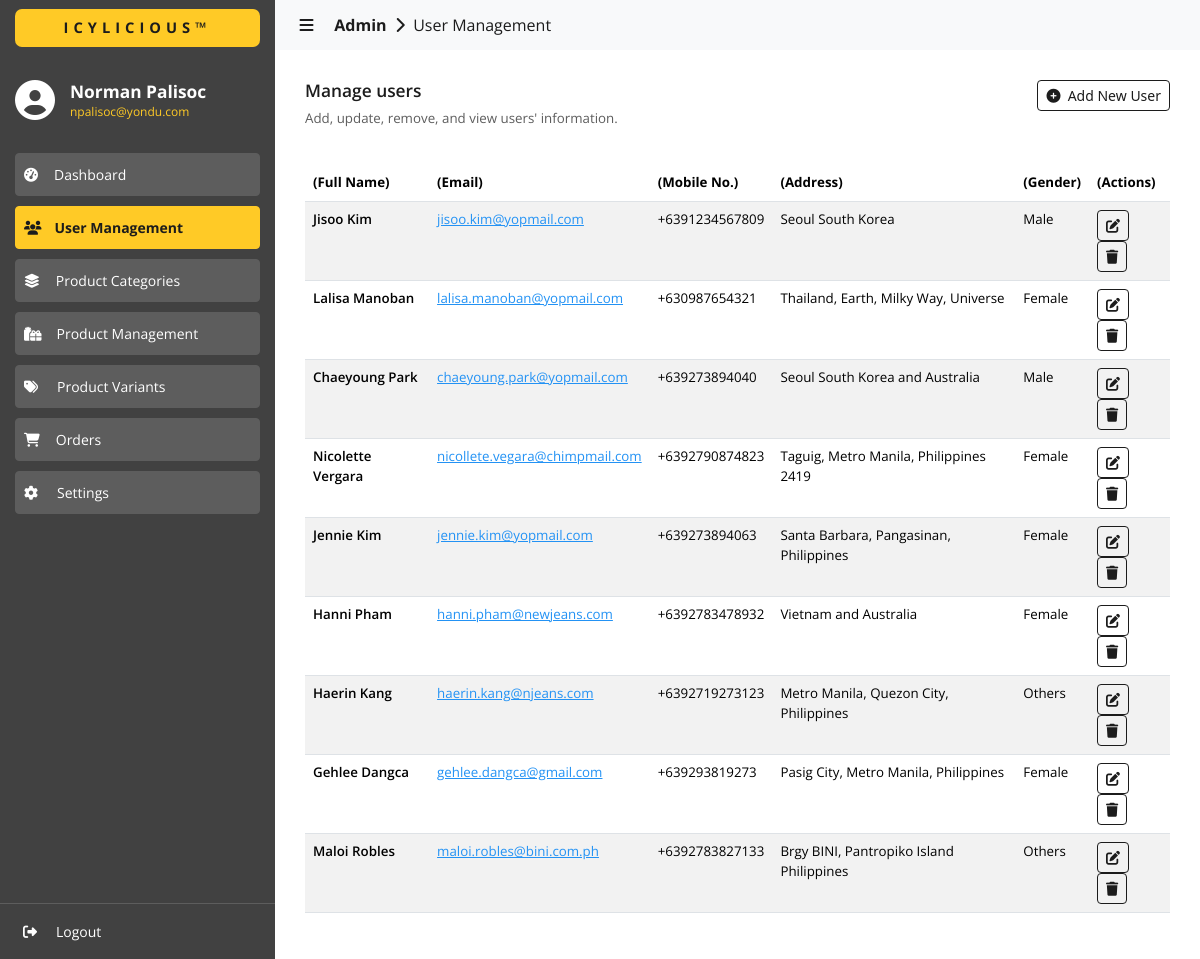
The page /admin/users/index.php (signed in) on the database as committed earlier.
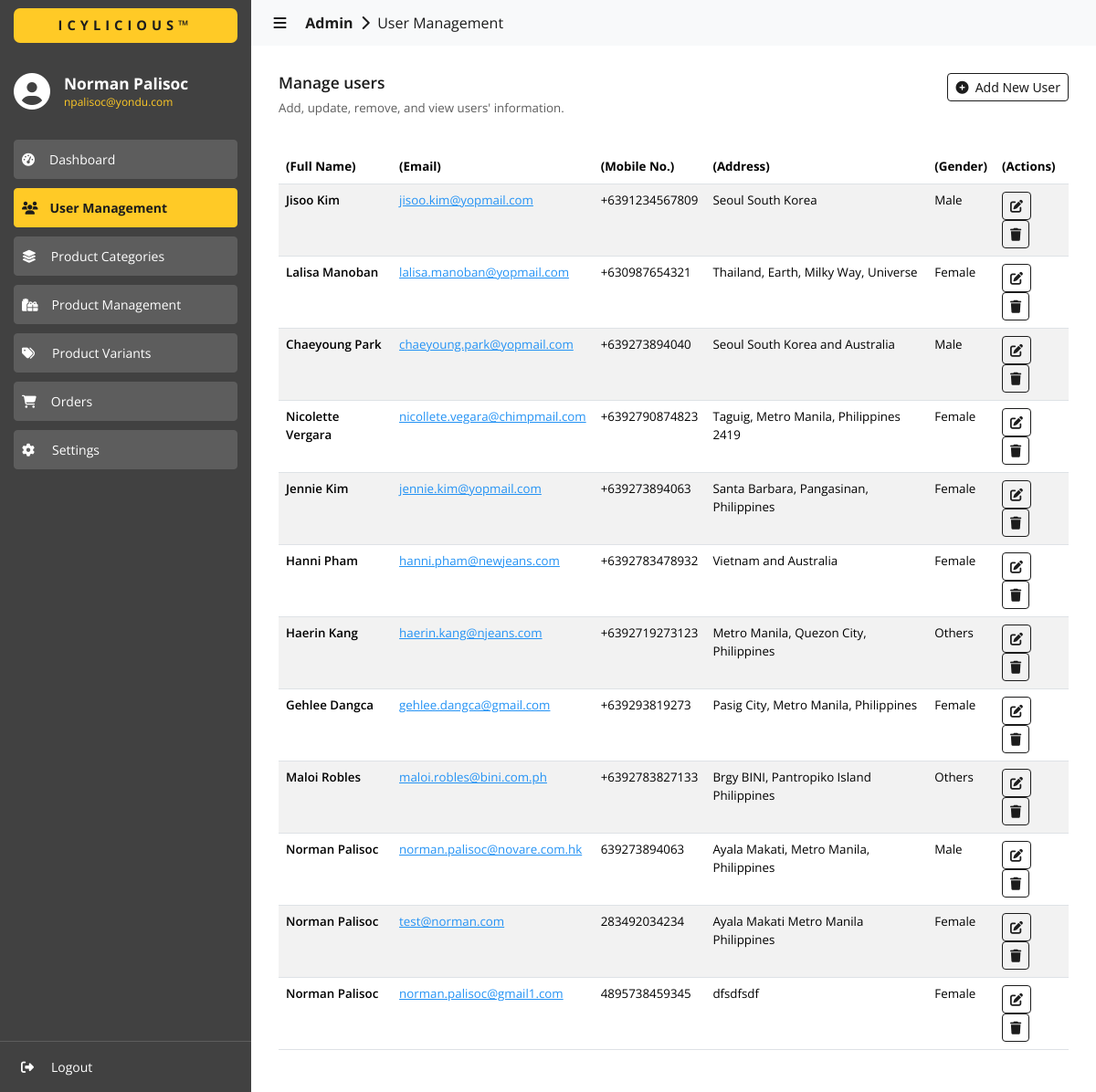
The same page on the database as committed later.
### tables this page shows
CREATE TABLE `user_info` (
  `id` int(11) NOT NULL,
  `first_name` varchar(255) DEFAULT NULL,
  `last_name` varchar(255) DEFAULT NULL,
  `email` varchar(255) DEFAULT NULL,
  `phone` varchar(255) DEFAULT NULL,
  `address` varchar(255) DEFAULT NULL,
  `gender` varchar(255) DEFAULT NULL,
  `birth_date` varchar(255) DEFAULT NULL
);

### admin/users/index.php (the view, shortened to what the changed rows need)
<?php
  include('../../utils/connections.php');
?>
<!DOCTYPE html>
<html lang="en">
  <head>
    <link
      href="https://cdn.jsdelivr.net/npm/bootstrap@5.3.3/dist/css/bootstrap.min.css"
      rel="stylesheet"
    >
    <link href="https://cdn.datatables.net/2.0.5/css/dataTables.bootstrap5.css" rel="stylesheet">
    <link rel="stylesheet" href="../../assets/css/global.css" />
    <link rel="stylesheet" href="./css/users.css" />
  </head>
  <body>
    <div id="content-body" class="content content-slide-expanded">
      <div>
        <div class="content-wrapper">
          <div style="margin-top: 20px;">
            <table id="data" class="table table-striped" style="width:100%">
              <thead>
                <tr>
                  <th class="sans-bold">(Full Name)</th>
                  <th class="sans-bold">(Email)</th>
                  <th class="sans-bold">(Mobile No.)</th>
                  <th class="sans-bold">(Address)</th>
                  <th class="sans-bold">(Gender)</th>
                  <th class="sans-bold">(Actions)</th>
                </tr>
              </thead>
              <tbody>
                <?php
                  $fetch_user_info = "
                    SELECT
                    UI.id,
                    UI.first_name,
                    UI.last_name,
                    UI.email,
                    UI.phone,
                    UI.address,
                    UI.gender,
                    UI.birth_date
                    FROM user_info AS UI
                    INNER JOIN user_credentials AS UC
                    ON UI.id = UC.user_id
                    AND UC.type = 'customer'";
                  $result = $conn->query($fetch_user_info);
                  if ($result->num_rows > 0) {
                    while ($row = $result->fetch_assoc()) {
                      $user_id = $row['id'];
                      $first_name = $row['first_name'];
                      $last_name = $row['last_name'];
                      $fullname = $first_name . ' ' . $last_name;
                      $email = $row['email'];
                      $mobile_no = $row['phone'];
                      $address = $row['address'];
                      $gender = $row['gender'];
                      $b_date = $row['birth_date'];
                      echo '
                        <tr>
                          <td class="sans-600">
                            '.$fullname.'
                          </td>
                          <td class="sans-regular" style="color: #2392f4">
                            <a href="mailto:'.$email.'"
                              class="sans-regular"
                              style="color: #2392f4">'.$email.'</a>
                          </td>
                          <td class="sans-regular">
                            '.$mobile_no.'
                          </td>
                          <td class="sans-regular">
                            '.$address.'
                          </td>
                          <td class="sans-regular">
                            '.$gender.'
                          </td>
                          <td>
                            <button
                              data-bs-toggle="modal"
                              data-bs-target="#staticEditUser"
                              onclick="onEditUser(
                                '."'".$user_id."',".'
                                '."'".$first_name."',".'
                                '."'".$last_name."',".'
                                '."'".$email."',".'
                                '."'".$mobile_no."',".'
                                '."'".$address."',".'
                                '."'".$gender."',".'
                                '."'".$b_date."'".'
                              )"
                              class="btn btn-outline-primary btn-sm
                                sans-400
                                color-white"
                              type="button">
                              <i class="fa-solid fa-pen-to-square"></i>
                            </button>
                            <button
                              onclick="onDeleteUser('."'".$email."'".')"
                              class="btn btn-outline-primary btn-sm
                                sans-400
                                color-white"
                              type="button">
                              <i class="fa-solid fa-trash"></i>
                            </button>
                          </td>
                        </tr>
                      ';
                    }
                  }
                ?>
              </tbody>
            </table>
          </div>
        </div>
      </div>
    </div>
  </body>
</html>

Rows that differ between the two databases and show on the page:
added user_info: fullname "Norman Palisoc", email "norman.palisoc@novare.com.hk", phone "639273894063", address "Ayala Makati, Metro Manila, Philippines", gender "Male"
added user_info: fullname "Norman Palisoc", email "test@norman.com", phone "283492034234", address "Ayala Makati Metro Manila Philippines", gender "Female"
added user_info: fullname "Norman Palisoc", email "norman.palisoc@gmail1.com", phone "4895738459345", address "dfsdfsdf", gender "Female"
